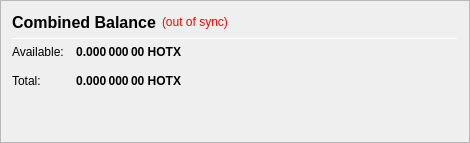
                   <widget class="QFrame" name="frame_CombinedBalances">
                    <property name="minimumSize">
                     <size>
                      <width>470</width>
                      <height>0</height>
                     </size>
                    </property>
                    <property name="frameShape">
                     <enum>QFrame::StyledPanel</enum>
                    </property>
                    <property name="frameShadow">
                     <enum>QFrame::Raised</enum>
                    </property>
                    <layout class="QVBoxLayout" name="verticalLayout_5">
                     <item>
                      <layout class="QHBoxLayout" name="horizontalLayout_5" stretch="0,0,0">
                       <item>
                        <widget class="QLabel" name="label_5z">
                         <property name="minimumSize">
                          <size>
                           <width>0</width>
                           <height>20</height>
                          </size>
                         </property>
                         <property name="font">
                          <font>
                           <pointsize>12</pointsize>
                           <weight>75</weight>
                           <bold>true</bold>
                          </font>
                         </property>
                         <property name="toolTip">
                          <string>Combined Balance (including unconfirmed and immature coins)</string>
                         </property>
                         <property name="text">
                          <string>Combined Balance</string>
                         </property>
                        </widget>
                       </item>
                       <item>
                        <widget class="QLabel" name="labelWalletStatus">
                         <property name="cursor">
                          <cursorShape>WhatsThisCursor</cursorShape>
                         </property>
                         <property name="toolTip">
                          <string>The displayed information may be out of date. Your wallet automatically synchronizes with the HOTCHAIN network after a connection is established, but this process has not completed yet.</string>
                         </property>
                         <property name="styleSheet">
                          <string notr="true">QLabel { color: red; }</string>
                         </property>
                         <property name="text">
                          <string notr="true">(out of sync)</string>
                         </property>
                         <property name="alignment">
                          <set>Qt::AlignLeading|Qt::AlignLeft|Qt::AlignVCenter</set>
                         </property>
                        </widget>
                       </item>
                       <item>
                        <spacer name="horizontalSpacer_1">
                         <property name="orientation">
                          <enum>Qt::Horizontal</enum>
                         </property>
                         <property name="sizeHint" stdset="0">
                          <size>
                           <width>40</width>
                           <height>20</height>
                          </size>
                         </property>
                        </spacer>
                       </item>
                      </layout>
                     </item>
                     <item>
                      <widget class="Line" name="line_CombinedBalance">
                       <property name="minimumSize">
                        <size>
                         <width>0</width>
                         <height>1</height>
                        </size>
                       </property>
                       <property name="maximumSize">
                        <size>
                         <width>16777215</width>
                         <height>1</height>
                        </size>
                       </property>
                       <property name="orientation">
                        <enum>Qt::Horizontal</enum>
                       </property>
                      </widget>
                     </item>
                     <item>
                      <layout class="QGridLayout" name="gridLayout_3">
                       <property name="spacing">
                        <number>12</number>
                       </property>
                       <item row="1" column="0">
                        <widget class="QLabel" name="labelBalanceTextz">
                         <property name="text">
                          <string>Available:</string>
                         </property>
                        </widget>
                       </item>
                       <item row="1" column="1">
                        <widget class="QLabel" name="labelBalancez">
                         <property name="font">
                          <font>
                           <weight>75</weight>
                           <bold>true</bold>
                          </font>
                         </property>
                         <property name="cursor">
                          <cursorShape>IBeamCursor</cursorShape>
                         </property>
                         <property name="toolTip">
                          <string>Your current spendable balance</string>
                         </property>
                         <property name="text">
                          <string notr="true">0.000 000 00 HOTX</string>
                         </property>
                         <property name="alignment">
                          <set>Qt::AlignRight|Qt::AlignTrailing|Qt::AlignVCenter</set>
                         </property>
                         <property name="textInteractionFlags">
                          <set>Qt::LinksAccessibleByMouse|Qt::TextSelectableByKeyboard|Qt::TextSelectableByMouse</set>
                         </property>
                        </widget>
                       </item>
                       <item row="2" column="0">
                        <widget class="QLabel" name="labelTotalTextz">
                         <property name="text">
                          <string>Total:</string>
                         </property>
                        </widget>
                       </item>
                       <item row="2" column="1">
                        <widget class="QLabel" name="labelTotalz">
                         <property name="font">
                          <font>
                           <weight>75</weight>
                           <bold>true</bold>
                          </font>
                         </property>
                         <property name="cursor">
                          <cursorShape>IBeamCursor</cursorShape>
                         </property>
                         <property name="toolTip">
                          <string>Total Balance, including all unavailable coins.</string>
                         </property>
                         <property name="text">
                          <string notr="true">0.000 000 00 HOTX</string>
                         </property>
                         <property name="alignment">
                          <set>Qt::AlignRight|Qt::AlignTrailing|Qt::AlignVCenter</set>
                         </property>
                         <property name="textInteractionFlags">
                          <set>Qt::LinksAccessibleByMouse|Qt::TextSelectableByKeyboard|Qt::TextSelectableByMouse</set>
                         </property>
                        </widget>
                       </item>
                       <item row="2" column="3">
                        <spacer name="horizontalSpacer_2">
                         <property name="orientation">
                          <enum>Qt::Horizontal</enum>
                         </property>
                         <property name="sizeHint" stdset="0">
                          <size>
                           <width>40</width>
                           <height>20</height>
                          </size>
                         </property>
                        </spacer>
                       </item>
                      </layout>
                     </item>
                     <item>
                      <spacer name="verticalSpacer_1">
                       <property name="orientation">
                        <enum>Qt::Vertical</enum>
                       </property>
                       <property name="sizeHint" stdset="0">
                        <size>
                         <width>20</width>
                         <height>40</height>
                        </size>
                       </property>
                      </spacer>
                     </item>
                    </layout>
                   </widget>
